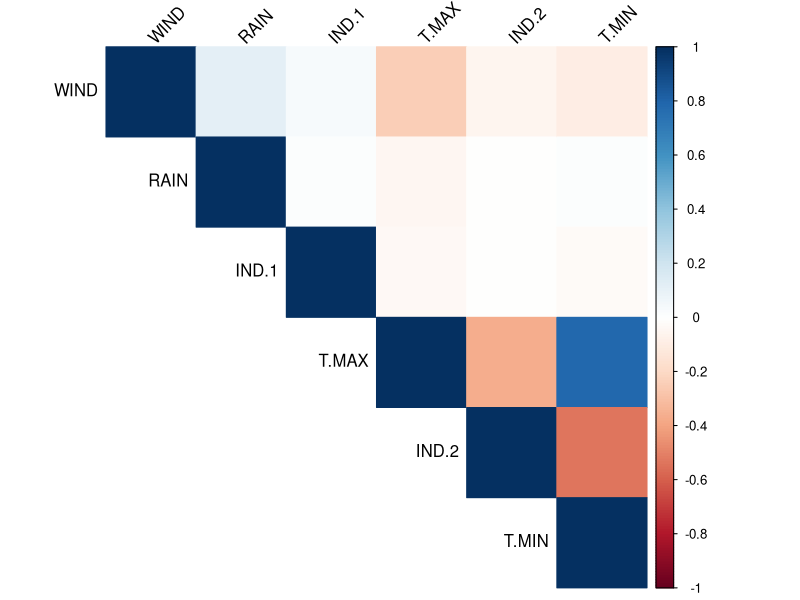
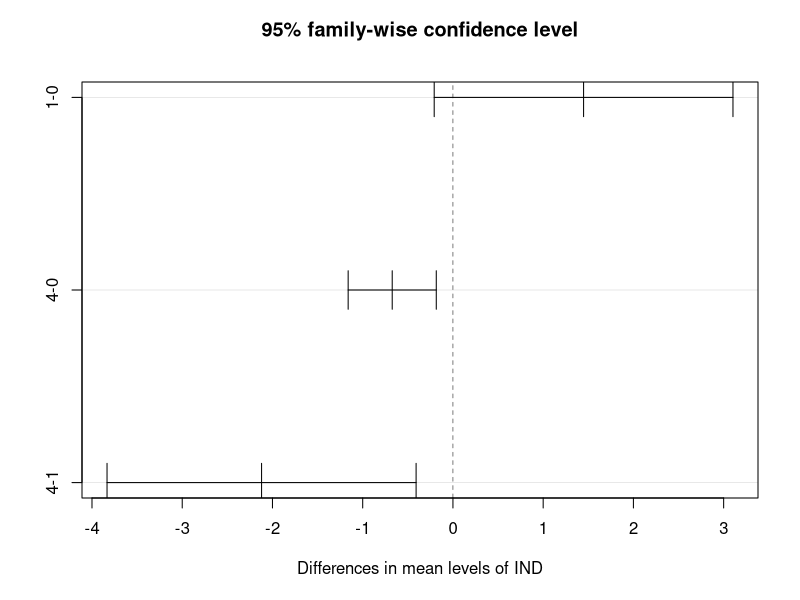

Recreate these plots in R, in order. (Note: this script raises an error after producing the figures.)
# Load the dataset
WeatherData <- read.csv("data/wind_dataset.csv", colClasses = c(
  IND = "factor",
  RAIN = "numeric",
  IND_1 = "factor",
  T_MAX = "numeric",
  IND_2 = "factor",
  T_MIN = "numeric",
  WIND = "numeric"
))

# Display structure to verify data types
str(WeatherData)

# Display first few rows to ensure data is loaded correctly
head(WeatherData)

# View the dataset in a spreadsheet-like interface (optional)
View(WeatherData)

# Load necessary libraries
library(psych)   # For descriptive statistics
library(corrplot) # For visualizing relationships

# Measures of Frequency
# Frequency distribution of categorical variables
freq_IND <- table(WeatherData$IND)
freq_IND_1 <- table(WeatherData$IND_1)
freq_IND_2 <- table(WeatherData$IND_2)

cat("Frequency distribution for IND:\n")
print(freq_IND)

cat("Frequency distribution for IND_1:\n")
print(freq_IND_1)

cat("Frequency distribution for IND_2:\n")
print(freq_IND_2)

# Measures of Central Tendency
# Mean, Median, and Mode (mode is approximated as the most frequent value for simplicity)
mean_RAIN <- mean(WeatherData$RAIN, na.rm = TRUE)
median_RAIN <- median(WeatherData$RAIN, na.rm = TRUE)
mode_RAIN <- as.numeric(names(sort(table(WeatherData$RAIN), decreasing = TRUE))[1])

cat("Mean of RAIN:", mean_RAIN, "\n")
cat("Median of RAIN:", median_RAIN, "\n")
cat("Mode of RAIN:", mode_RAIN, "\n")

# Measures of Distribution
# Standard deviation, variance, range
sd_RAIN <- sd(WeatherData$RAIN, na.rm = TRUE)
var_RAIN <- var(WeatherData$RAIN, na.rm = TRUE)
range_RAIN <- range(WeatherData$RAIN, na.rm = TRUE)

cat("Standard deviation of RAIN:", sd_RAIN, "\n")
cat("Variance of RAIN:", var_RAIN, "\n")
cat("Range of RAIN:", paste(range_RAIN, collapse = " - "), "\n")

# Measures of Relationship
# Correlation matrix for numeric variables
numeric_vars <- WeatherData[, sapply(WeatherData, is.numeric)]
cor_matrix <- cor(numeric_vars, use = "complete.obs")

cat("Correlation matrix:\n")
print(cor_matrix)

# Visualize the correlation matrix
corrplot(cor_matrix, method = "color", type = "upper", tl.col = "black", tl.srt = 45)

# Perform ANOVA on WIND by IND
anova_result <- aov(WIND ~ IND, data = WeatherData)

# Display ANOVA summary
summary(anova_result)

# Post-hoc test to identify pairwise differences (if applicable)
# Using Tukey's HSD test for multiple comparisons
tukey_result <- TukeyHSD(anova_result)

# Display Tukey's HSD results
print(tukey_result)

# Visualize the differences
plot(tukey_result)

# Optionally perform ANOVA for another categorical variable (e.g., IND_1)
anova_result_2 <- aov(WIND ~ IND_1, data = WeatherData)
summary(anova_result_2)

# Load necessary libraries
library(ggplot2)

# Univariate Plots

# Histogram for a numeric variable (e.g., WIND)
ggplot(WeatherData, aes(x = WIND)) +
  geom_histogram(binwidth = 1, fill = "blue", color = "black") +
  labs(title = "Distribution of Wind Speed", x = "Wind Speed", y = "Frequency") +
  theme_minimal()

# Boxplot for a numeric variable (e.g., WIND)
ggplot(WeatherData, aes(y = WIND)) +
  geom_boxplot(fill = "cyan", color = "black") +
  labs(title = "Boxplot of Wind Speed", y = "Wind Speed") +
  theme_minimal()

# Bar chart for a categorical variable (e.g., IND)
ggplot(WeatherData, aes(x = IND)) +
  geom_bar(fill = "orange", color = "black") +
  labs(title = "Frequency of IND Categories", x = "IND", y = "Count") +
  theme_minimal()

# Multivariate Plots

# Scatter plot of WIND vs. T_MAX, colored by IND
ggplot(WeatherData, aes(x = T_MAX, y = WIND, color = IND)) +
  geom_point() +
  labs(title = "Scatter Plot of Wind Speed vs. Max Temperature", 
       x = "Max Temperature", y = "Wind Speed") +
  theme_minimal()

# Boxplot of WIND grouped by IND
ggplot(WeatherData, aes(x = IND, y = WIND)) +
  geom_boxplot(fill = "lightblue", color = "black") +
  labs(title = "Wind Speed by IND Categories", x = "IND", y = "Wind Speed") +
  theme_minimal()

# Correlation heatmap for numeric variables
library(reshape2)
numeric_vars <- WeatherData[, sapply(WeatherData, is.numeric)]
cor_matrix <- cor(numeric_vars, use = "complete.obs")
cor_melted <- melt(cor_matrix)

ggplot(cor_melted, aes(x = Var1, y = Var2, fill = value)) +
  geom_tile() +
  scale_fill_gradient2(low = "blue", high = "red", mid = "white", midpoint = 0) +
  labs(title = "Correlation Heatmap", x = "Variables", y = "Variables") +
  theme_minimal() +
  theme(axis.text.x = element_text(angle = 45, hjust = 1))

